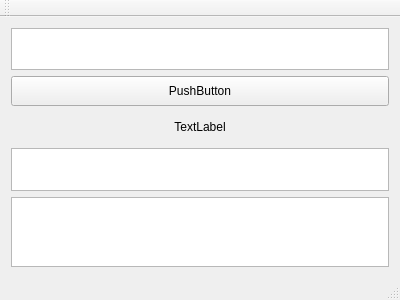
<?xml version="1.0" encoding="UTF-8"?>
<ui version="4.0">
 <class>MainWindow</class>
 <widget class="QMainWindow" name="MainWindow">
  <property name="geometry">
   <rect>
    <x>0</x>
    <y>0</y>
    <width>400</width>
    <height>300</height>
   </rect>
  </property>
  <property name="windowTitle">
   <string>MainWindow</string>
  </property>
  <widget class="QWidget" name="centralWidget">
   <layout class="QVBoxLayout" name="verticalLayout_2">
    <item>
     <layout class="QVBoxLayout" name="verticalLayout">
      <item>
       <widget class="QTextEdit" name="textEdit">
        <property name="sizePolicy">
         <sizepolicy hsizetype="Expanding" vsizetype="Fixed">
          <horstretch>0</horstretch>
          <verstretch>0</verstretch>
         </sizepolicy>
        </property>
        <property name="minimumSize">
         <size>
          <width>0</width>
          <height>30</height>
         </size>
        </property>
       </widget>
      </item>
      <item>
       <widget class="QPushButton" name="pushButton">
        <property name="minimumSize">
         <size>
          <width>0</width>
          <height>30</height>
         </size>
        </property>
        <property name="text">
         <string>PushButton</string>
        </property>
       </widget>
      </item>
      <item>
       <widget class="QLabel" name="label">
        <property name="sizePolicy">
         <sizepolicy hsizetype="Preferred" vsizetype="Fixed">
          <horstretch>0</horstretch>
          <verstretch>0</verstretch>
         </sizepolicy>
        </property>
        <property name="minimumSize">
         <size>
          <width>0</width>
          <height>30</height>
         </size>
        </property>
        <property name="text">
         <string>TextLabel</string>
        </property>
        <property name="alignment">
         <set>Qt::AlignCenter</set>
        </property>
       </widget>
      </item>
      <item>
       <widget class="QTextEdit" name="textEdit_3">
        <property name="sizePolicy">
         <sizepolicy hsizetype="Expanding" vsizetype="Fixed">
          <horstretch>0</horstretch>
          <verstretch>0</verstretch>
         </sizepolicy>
        </property>
        <property name="minimumSize">
         <size>
          <width>0</width>
          <height>30</height>
         </size>
        </property>
       </widget>
      </item>
      <item>
       <widget class="QTextEdit" name="textEdit_2"/>
      </item>
     </layout>
    </item>
   </layout>
  </widget>
  <widget class="QMenuBar" name="menuBar">
   <property name="geometry">
    <rect>
     <x>0</x>
     <y>0</y>
     <width>400</width>
     <height>22</height>
    </rect>
   </property>
  </widget>
  <widget class="QToolBar" name="mainToolBar">
   <attribute name="toolBarArea">
    <enum>TopToolBarArea</enum>
   </attribute>
   <attribute name="toolBarBreak">
    <bool>false</bool>
   </attribute>
  </widget>
  <widget class="QStatusBar" name="statusBar"/>
 </widget>
 <layoutdefault spacing="6" margin="11"/>
 <resources/>
 <connections/>
</ui>
